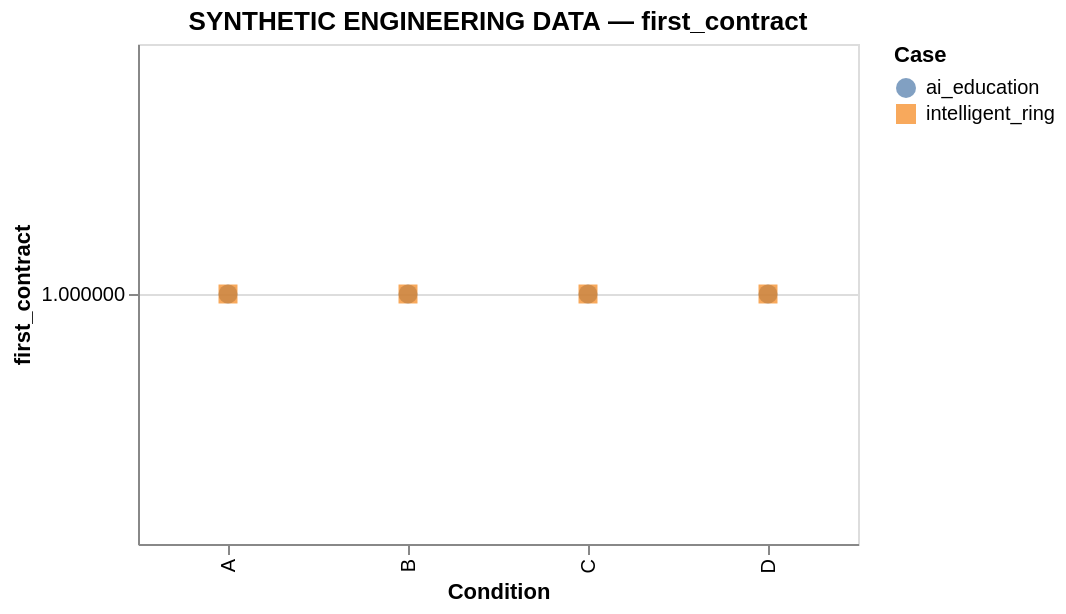

Describe this chart as a Vega-Lite specification.
### Vega-Lite specification from a JSON file in a GitHub repository (floating-point values rounded to 4 significant figures)
{"config": {"view": {"continuousWidth": 300, "continuousHeight": 300}}, "data": {"values": [{"case_id": "ai_education", "condition": "A", "value": 1.0}, {"case_id": "ai_education", "condition": "D", "value": 1.0}, {"case_id": "ai_education", "condition": "B", "value": 1.0}, {"case_id": "ai_education", "condition": "C", "value": 1.0}, {"case_id": "intelligent_ring", "condition": "C", "value": 1.0}, {"case_id": "intelligent_ring", "condition": "B", "value": 1.0}, {"case_id": "intelligent_ring", "condition": "D", "value": 1.0}, {"case_id": "intelligent_ring", "condition": "A", "value": 1.0}]}, "mark": {"type": "point", "filled": true, "size": 90}, "encoding": {"color": {"field": "case_id", "title": "Case", "type": "nominal"}, "shape": {"field": "case_id", "type": "nominal"}, "tooltip": [{"field": "case_id", "type": "nominal"}, {"field": "condition", "type": "nominal"}, {"field": "value", "type": "quantitative"}], "x": {"field": "condition", "sort": ["A", "B", "C", "D"], "title": "Condition", "type": "nominal"}, "y": {"field": "value", "scale": {"zero": false}, "title": "first_contract", "type": "quantitative"}}, "height": 250, "title": "SYNTHETIC ENGINEERING DATA — first_contract", "width": 360, "$schema": "https://vega.github.io/schema/vega-lite/v6.4.1.json"}
